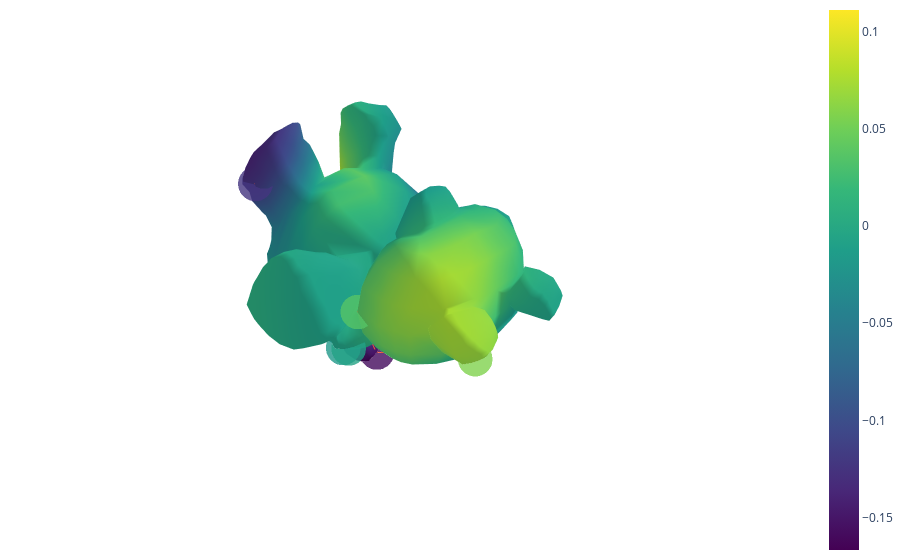

This figure's notebook cell:
### Code cell
prediction_plot = plot_mesh(mesh, vertices_colors=mean_prediction)
data_plot = go.Scatter3d(
    x=mesh.vertices[X.ravel()][:, 0],
    y=mesh.vertices[X.ravel()][:, 1],
    z=mesh.vertices[X.ravel()][:, 2],
    marker=dict(
        size=12,
        color=y.ravel(),                # set color to an array/list of desired values
        colorscale='Viridis',   # choose a colorscale
        opacity=0.8,
        cmin=mean_prediction.min(),
        cmax=mean_prediction.max(),
    )
)
fig = go.Figure(data=[prediction_plot, data_plot])
fig = update_figure(fig)
fig

### Figure 1 — Plotly figure (JSON) as saved in the notebook; plotly's stock layout.template omitted (floating-point values rounded to 4 significant figures; data arrays with more than 128 entries replaced by an {"elided": "..."} marker saying what was removed)
{"data": [{"colorscale": [[0, "#440154"], [0.1111, "#482878"], [0.2222, "#3e4989"], [0.3333, "#31688e"], [0.4444, "#26828e"], [0.5556, "#1f9e89"], [0.6667, "#35b779"], [0.7778, "#6ece58"], [0.8889, "#b5de2b"], [1, "#fde725"]], "i": {"elided": "3192 int values"}, "intensity": {"elided": "1598x1 float values"}, "j": {"elided": "3192 int values"}, "k": {"elided": "3192 int values"}, "type": "mesh3d", "x": {"elided": "1598 float values"}, "y": {"elided": "1598 float values"}, "z": {"elided": "1598 float values"}}, {"marker": {"cmax": 0.1112, "cmin": -0.1667, "color": [-0.1226, 0.1029, -0.01755, -0.03802, -0.06058, 0.03597, -0.1592, 0.05684, -0.01292, -0.007288], "colorscale": [[0, "#440154"], [0.1111, "#482878"], [0.2222, "#3e4989"], [0.3333, "#31688e"], [0.4444, "#26828e"], [0.5556, "#1f9e89"], [0.6667, "#35b779"], [0.7778, "#6ece58"], [0.8889, "#b5de2b"], [1, "#fde725"]], "opacity": 0.8, "size": 12}, "type": "scatter3d", "x": [9.505, -0.8848, 6.63, -7.237, -10.02, 9.584, -1.538, 4.608, 0.7286, 6.754], "y": [-16.3, -18.47, -4.175, -9.906, -6.58, 3.811, -7.858, 18.22, 0.7098, -2.737], "z": [9.122, 2.43, -6.904, -7.862, -0.08384, 1.929, -13.21, 0.1244, 4.081, -6.299]}], "layout": {"margin": {"b": 0, "l": 0, "r": 0, "t": 0}, "paper_bgcolor": "rgba(0,0,0,0)", "plot_bgcolor": "rgba(0,0,0,0)", "scene": {"aspectmode": "cube", "xaxis": {"showbackground": false, "showticklabels": false, "visible": false}, "yaxis": {"showbackground": false, "showticklabels": false, "visible": false}, "zaxis": {"showbackground": false, "showticklabels": false, "visible": false}}}}
